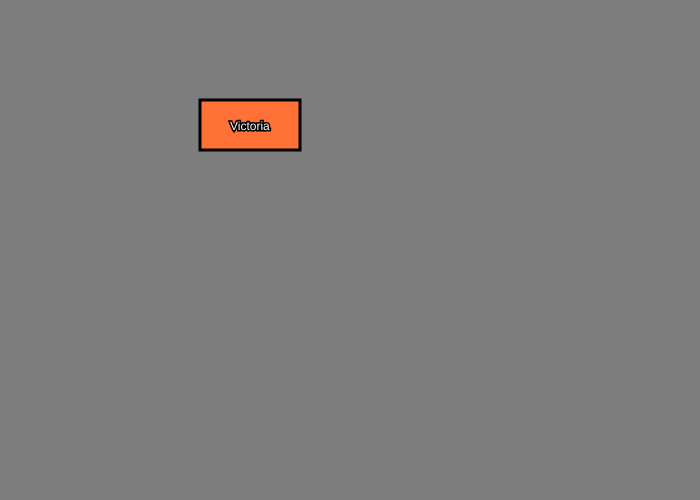
Frame 1 (no input)
Frame 60 (no input): identical to frame 1, image omitted
Frame 120 (the mouse pressed at the canvas centre since frame 60): identical to frame 1, image omitted

The p5.js sketch that drew this single still picture (run headless with seeded random() and noise() and a simulated clock; from frame 60 on, the mouse is pressed at the canvas centre):

// p5.js sketch
// ── sketch.js
var button2X;
var button2Y;

function setup()
{
  createCanvas(700,500);
  button2X = 200;
  button2Y = 100;


}

function draw()
{
	background(125,125,125)

	strokeWeight(3);

	if (mouseX > button2X && mouseX < button2X + 100 && mouseY > button2Y && mouseY < button2Y + 50)
	{
		fill(248,89,255);
		if (mouseIsPressed)
		{
      rect(button2X,button2Y,100,50);
			fill(47,247,114);
      textSize(12);
      fill(255,255,255);
      stroke(0,0,0);
      text("Academy",button2X+30-5,button2Y+30+2);
		}
    else {
      rect(button2X,button2Y,100,50);
      textSize(12);
      fill(255,255,255);
      stroke(0,0,0);
      text("Shanghai",button2X+30-5,button2Y+30+2);
    }

	}
	else
	{
		fill(255,113,53);
		rect(button2X,button2Y,100,50);
		textSize(12);
		fill(255,255,255);
		stroke(0,0,0);
		text("Victoria",button2X+30,button2Y+30);
	}

}
